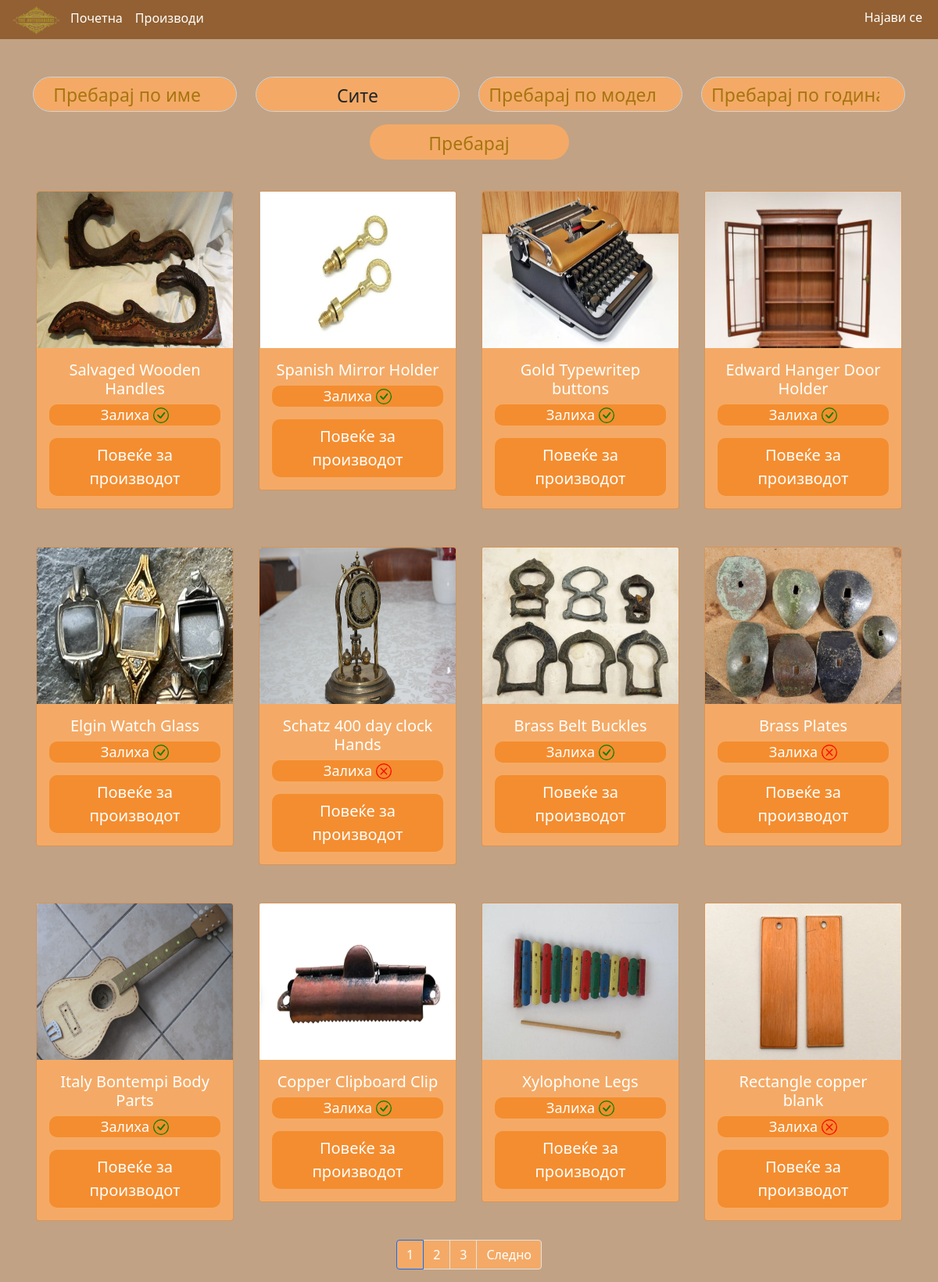
Screenshot of /products/ with the database file from the repository.
### The_Antiquarians_app/models.py (models this page shows, shortened)
class Product(models.Model):
    CATEGORY = [
        ('Мебел', 'Мебел'),
        ('Накит', 'Накит'),
        ('Часовници', 'Часовници'),
        ('Кујнски прибор', 'Кујнски прибор'),
        ('Декоративни работи', 'Декоративни работи'),
        ('Интериор', 'Интериор'),
        ('Музички инструменти', 'Музички инструменти'),
        ('Играчки', 'Играчки'),
        ('Текстил', 'Текстил'),
    ]
    seller_name_and_surname = models.CharField(max_length=100, null=True, blank=True)
    seller_city = models.CharField(max_length=100, null=True, blank=True)
    seller_email = models.CharField(max_length=100, null=True, blank=True)
    seller_phone_number = models.CharField(max_length=100, null=True, blank=True)
    name = models.CharField(max_length=100, null=False, blank=False)
    price = models.IntegerField(null=False, blank=False)
    quantity = models.IntegerField(null=False, blank=False)
    year = models.IntegerField(null=False, blank=False)
    category = models.CharField(max_length=255, null=False, blank=False, choices=CATEGORY)
    model = models.CharField(max_length=255, null=False, blank=False)
    image = models.ImageField(upload_to="The_Antiquarians_app/static/images/images")
    description = models.TextField(max_length=500)
    @property
    def imageURL(self):
        try:
            url = self.image.url
        except:
            url = ''
        return url

### The_Antiquarians_app/views.py (the view)
# urls.py: path('products/', products, name="products"),
def products(request):
    name_filter = request.GET.get('name_filter')
    category_filter = request.GET.get('category_filter')
    model_filter = request.GET.get('model_filter')
    year_filter = request.GET.get('year_filter')
    all_products = Product.objects.all()
    if name_filter:
        all_products = all_products.filter(name__icontains=name_filter)
    if category_filter:
        all_products = all_products.filter(category__icontains=category_filter)
    if model_filter:
        all_products = all_products.filter(model__icontains=model_filter)
    if year_filter:
        all_products = all_products.filter(year__icontains=year_filter)
    paginator = Paginator(all_products, 12)
    page_number = request.GET.get('page')
    all_products = paginator.get_page(page_number)
    categories = []
    for category in Product.CATEGORY:
        categories.append(category[1])
    context = {
        "products": all_products,
        "name_filter_value": name_filter,
        "category_filter_value": category_filter,
        "model_filter_value": model_filter,
        "year_filter_value": year_filter,
        "categories": categories
    }
    return render(request, "products.html", context=context)

### The_Antiquarians_app/templates/products.html (shortened to what this page needs)
{% extends 'main.html' %}
{% load static %}
{% block content %}
    <div class="container mt-5">
        <form method="GET" action="{% url 'products' %}">
            <div class="row">
                <div class="col-lg-3 col-md-6">
                    <input class="form-control btn-search-products" type="search" name="name_filter"
                           placeholder="Пребарај по име" aria-label="Search"
                            >
                </div>
                <div class="col-lg-3 col-md-6">
                    <div class="dropdown">
                        <select class="form-control dropdown-toggle btn-search-products w-100" name="category_filter">
                            <option value="">Сите</option>
                        </select>
                    </div>
                </div>
                <div class="col-lg-3 col-md-6">
                    <input class="form-control btn-search-products" type="search" name="model_filter"
                           placeholder="Пребарај по модел" aria-label="Search"
                            >
                </div>
                <div class="col-lg-3 col-md-6">
                    <input class="form-control btn-search-products" type="search" name="year_filter"
                           placeholder="Пребарај по година" aria-label="Search"
                            >
                </div>
            </div>
            <div class="col-lg-3 col-md-3 container my-3">
                <button class="btn w-100 btn-add-new-product" type="submit">Пребарај</button>
            </div>
        </form>
    </div>
    <div class="container">
        <div class="row justify-content-center">
            {% for product in products %}
                <div class="px-3 col-3 my-4">
                    <div class="card product-container">
                        <img src="{{ product.imageURL }}" class="card-img-top img-prod">
                        <div class="card-body">
                            <h5 class="card-title text-white text-center">{{ product.name }}</h5>
                            {% if product.quantity > 0 %}
                                <p class="card-btn-stock text-white">
                                    Залиха
                                </p>
                            {% else %}
                                <p class="card-btn-stock text-white">
                                    Залиха
                                </p>
                            {% endif %}
                            <div class="d-flex justify-content-center card-btn-product">
                                <a class="text-white btn fs-5" href="{% url 'product_details' product.id %}">Повеќе за
                                    производот</a>
                            </div>
                        </div>
                    </div>
                </div>
            {% endfor %}
        </div>
    </div>
    <nav aria-label="Page navigation example">
        <ul class="pagination justify-content-center">
            {% for num in products.paginator.page_range %}
                {% if products.number == num %}
                    <li class="page-item active">
                        <span class="page-link">{{ num }}</span>
                    </li>
                {% else %}
                    <li class="page-item">
                        <a class="page-link" href="?page={{ num }}">{{ num }}</a>
                    </li>
                {% endif %}
            {% endfor %}
            {% if products.has_next %}
                <li class="page-item">
                    <a class="page-link" href="?page={{ products.next_page_number }}">Следно</a>
                </li>
            {% endif %}
        </ul>
    </nav>
{% endblock content %}

### The_Antiquarians_app/templates/main.html (shortened to what this page needs)
<!DOCTYPE html>
{% load static %}
<html lang="en">
<head>
    <link rel="stylesheet" type="text/css" href="{% static 'css/main.css' %}">
    <link href="https://cdn.jsdelivr.net/npm/bootstrap@5.0.2/dist/css/bootstrap.min.css" rel="stylesheet"
>
</head>
<body>
<nav class="navbar-expand-lg navcolor">
    <div class="container-fluid">
        <div class="collapse navbar-collapse" id="navbarSupportedContent">
            <ul class="navbar-nav me-auto mb-3 mb-lg-0 leftsidenavbar">
                <li class="nav-item">
                    <img src="{% static 'images/logo.png' %}" style="width: 70px; height: 50px">
                </li>
                <li class="nav-item">
                    <a class="nav-link active text-white" aria-current="page" href="{% url 'home' %}">Почетна</a>
                </li>
                <li class="nav-item">
                    <a class="nav-link active text-white" aria-current="page" href="{% url 'products' %}">Производи</a>
                </li>
            </ul>
            <ul class="navbar-nav ml-5 mb-3 mt-1 mb-lg-0">
                {% if user.is_authenticated %}
                    <li class="nav-item">
                        <a class="nav-link active text-white" style="margin-top: -0.094rem" aria-current="page"
                           href="{% url 'logout_user' %}">Одјави се</a>
                    </li>
                {% else %}
                    <li class="nav-item">
                        <a class="nav-link active text-white" style="margin-top: -0.65rem" aria-current="page"
                           href="{% url 'login_page' %}">Најави се</a>
                    </li>
                {% endif %}
            </ul>
        </div>
    </div>
</nav>
<div>
    {% block content %}
    {% endblock content %}
</div>
</body>
</html>

### The_Antiquarians_app/static/css/main.css (style rules this page uses)
body { background-color: #c1a285 !important; }
.navcolor { background-color: #926032; }
.leftsidenavbar { align-items: baseline; }
.btn-search-products { background-color: #f4aa66 !important; border-radius: 1.563rem !important; height: 2.813rem; font-size: 1.438rem !important; color: white; text-align: center; }
.btn-add-new-product { background-color: #f4aa66 !important; border-radius: 1.563rem !important; height: 2.813rem; font-size: 1.438rem !important; color: white; text-align: center; color: #a6750f !important; }
::placeholder { color: #a6750f !important; }
.card-btn-stock { background-color: #f48d2f !important; border-radius: 0.625rem !important; font-size: 1.125rem !important; width: 100%; text-align: center; display: flex; align-items: center; justify-content: center; flex-direction: row; }
.stock { margin-left: 5px; }
.card-btn-product { background-color: #f48d2f !important; border-radius: 0.625rem !important; font-size: 1.125rem !important; }
.product-container { background-color: #f4aa66 !important; }
.page-link { color: white !important; background-color: #f4aa66 !important; }
.img-prod { background-color: white !important; height: 200px !important; }

### rows the page displays
Product: imageURL (picture), name "Salvaged Wooden Handles", quantity "Залиха"
Product: imageURL (picture), name "Spanish Mirror Holder", quantity "Залиха"
Product: imageURL (picture), name "Gold Typewriteр buttons", quantity "Залиха"
Product: imageURL (picture), name "Edward Hanger Door Holder", quantity "Залиха"
Product: imageURL (picture), name "Elgin Watch Glass", quantity "Залиха"
Product: imageURL (picture), name "Schatz 400 day clock Hands", quantity "Залиха"
Product: imageURL (picture), name "Brass Belt Buckles", quantity "Залиха"
Product: imageURL (picture), name "Brass Plates", quantity "Залиха"
Product: imageURL (picture), name "Italy Bontempi Body Parts", quantity "Залиха"
Product: imageURL (picture), name "Copper Clipboard Clip", quantity "Залиха"
Product: imageURL (picture), name "Xylophone Legs", quantity "Залиха"
Product: imageURL (picture), name "Rectangle copper blank", quantity "Залиха"

### other values shown
{{ num }} "1"
{{ num }} "2" "3"
